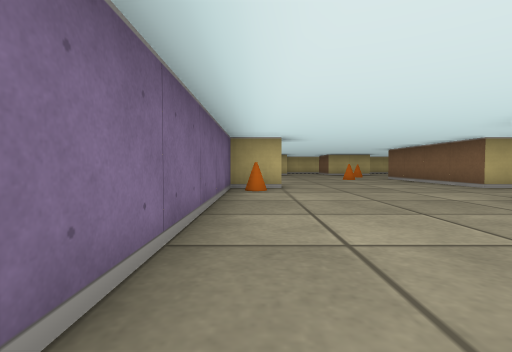
View 1 (above)

23 first-person views from a walk through a cub3D ray-caster map. The camera is about half as high as the walls, tilts 2° down and sees 85° across. The floor is counted in squares. Each view is taken from the middle of a square. On the plan, view 1 faces up. The plan holds only what a view shows up to about 9 squares ahead; the rest is blank.

View 2
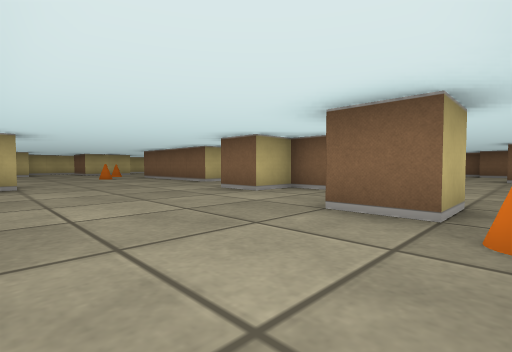

View 3
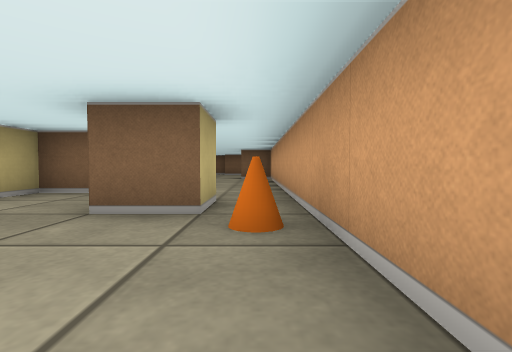

View 4
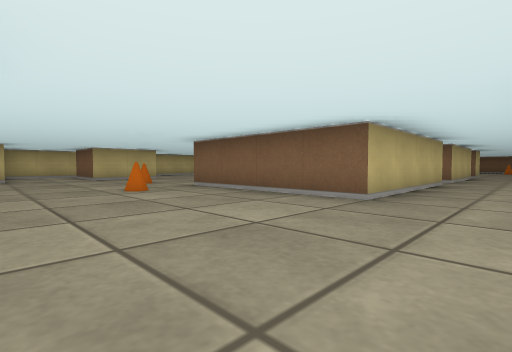

View 5
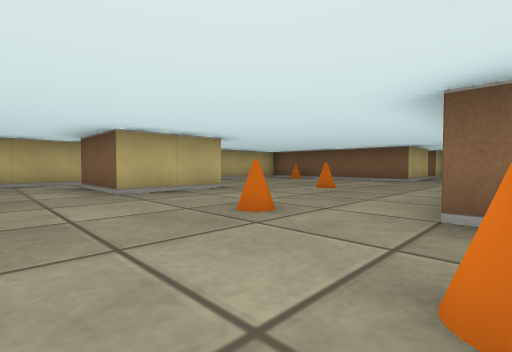

View 6
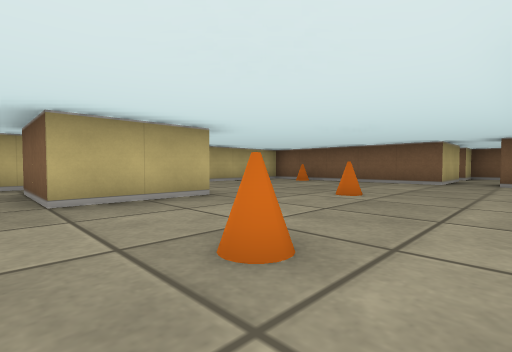

View 7
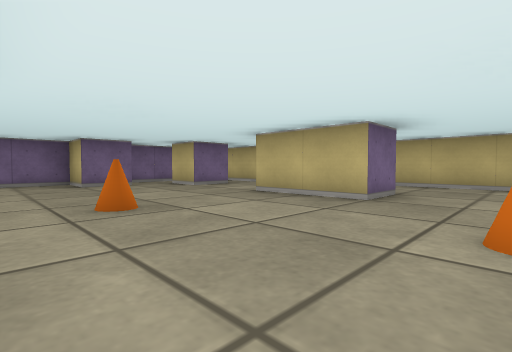

View 8
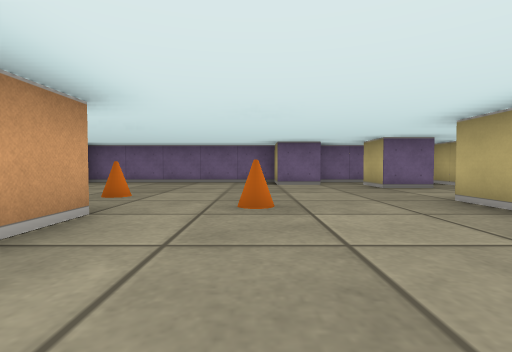

View 9
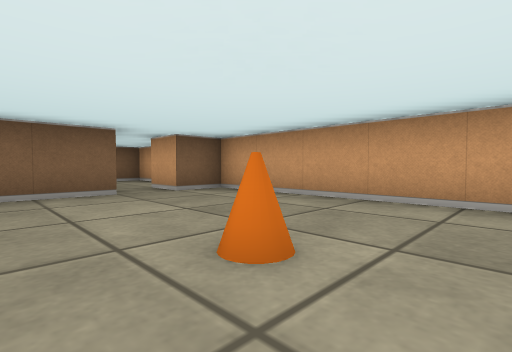

View 10
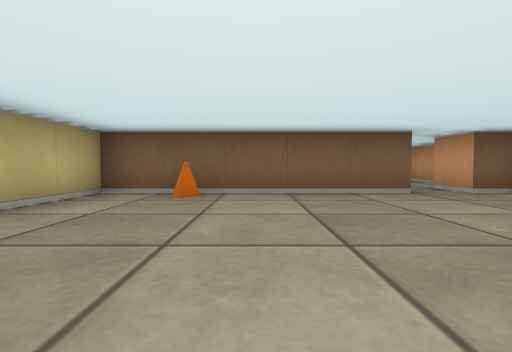

View 11
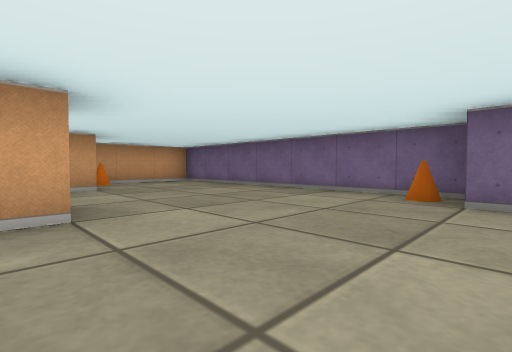

View 12
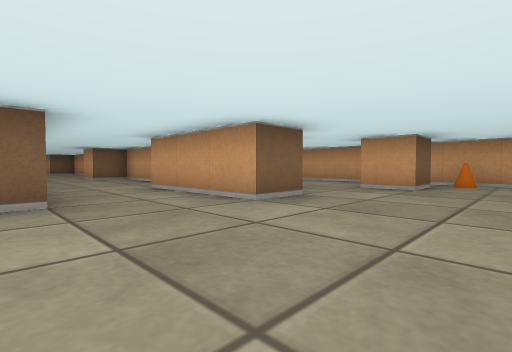

View 13
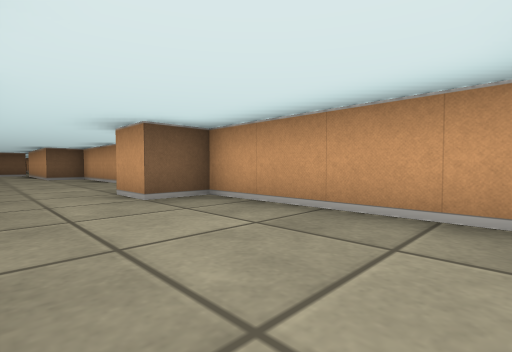

View 14
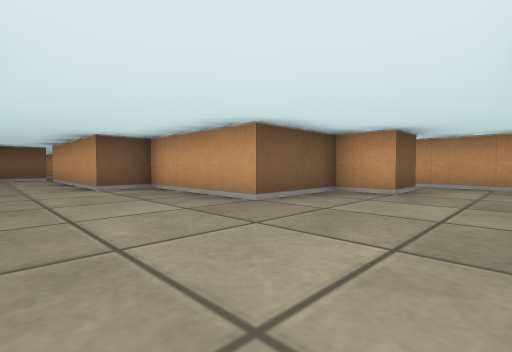

View 15
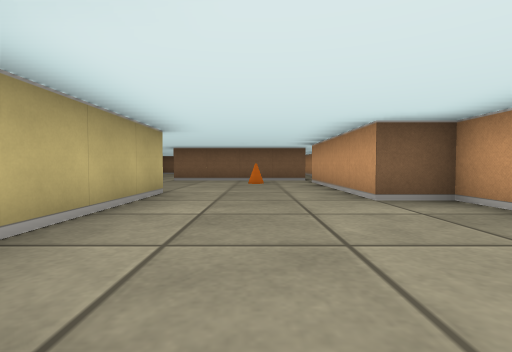

View 16
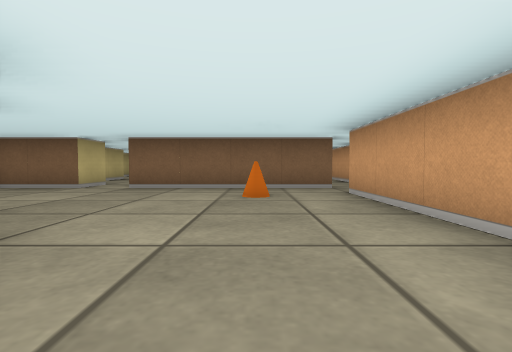

View 17
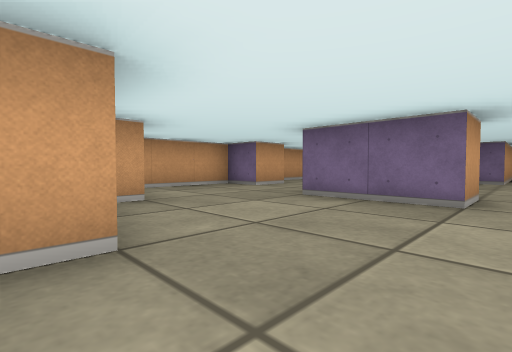

View 18
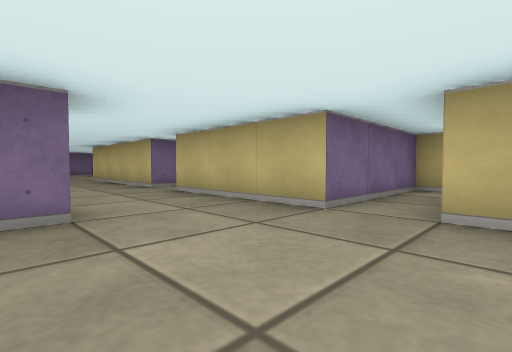

View 19
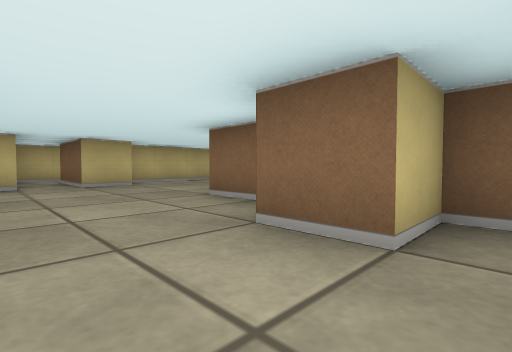

View 20
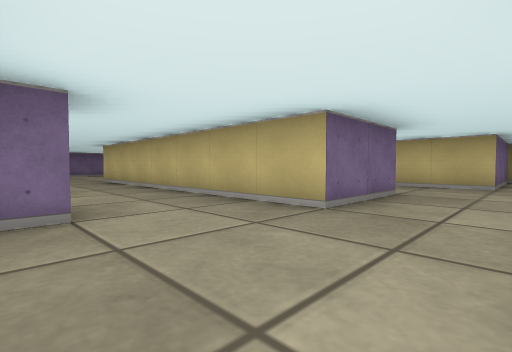

View 21
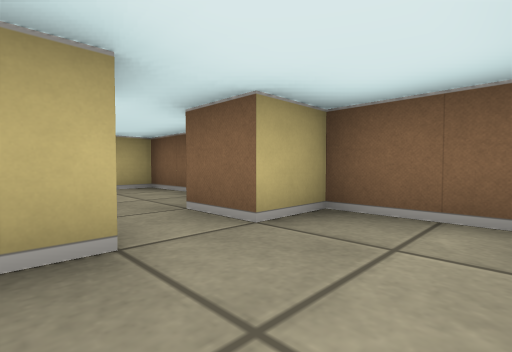

View 22
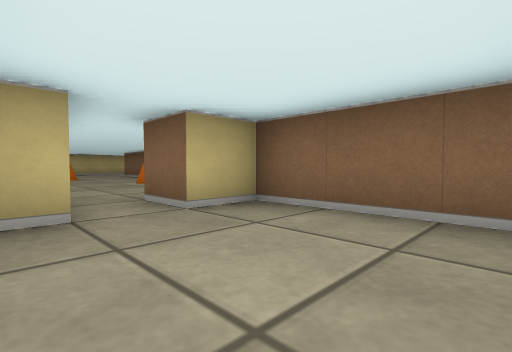

View 23
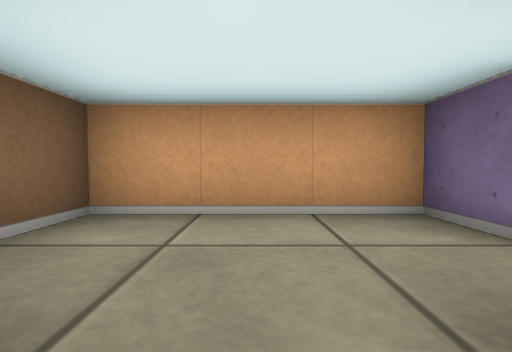

### Floor plan
Points are (right, up) in squares from view 1. A wall is a line through its corners. A room is listed if a view was taken in it or the views show most of it. See-through windows are left out.
Room 1 (views 1, 2, 3)
walls: (-0.5, 0.5) (-0.5, -1.5) (3.4, -1.5); (3.6, -0.5) (2.5, -0.5) (2.5, 0.5)
ways out: opening at (0.5, 0) to room 2; opening at (2.5, -1) to room 3
objects: cone (2, -1)
Room 2 (views 4, 5, 6, 7, 8, 9, 10, 11, 12)
walls: (0.5, 12.6) (0.5, 11.5) (-0.5, 11.5) (-0.5, 6.5); (4.5, 5.5) (4.5, 9.5) (10.5, 9.5) (10.5, 10.5); (5.5, 14.5) (5.5, 13.5) (3.5, 13.5) (3.5, 15.5); (1.5, 14.5) (1.5, 13.5) (0.5, 13.5); (0.6, 5.5) (-0.5, 5.5) (-0.5, 0.5); (1.5, 15.5) (-0.1, 15.5); (-0.5, 14.1) (-0.5, 12.8); (10.5, 11.5) (10.5, 16.5) (2.2, 16.5); (3.5, 2.5) (3.5, 3.5)
ways out: opening at (0.5, 0) to room 1; opening at (4, 3) to room 3; opening at (11, 11) to room 4
objects: cone (0, 5); cone (3, 9); cone (4, 11); cone (7, 12); cone (10, 15)
Room 3 (views 13, 14, 15, 16, 17, 18, 19, 20)
walls: (14.5, 5.5) (13.5, 5.5) (13.5, 7.5); (12.5, 7.5) (12.5, 5.5) (9.5, 5.5); (8.5, 6.1) (8.5, 5.5) (4.5, 5.5); (14.5, -1) (14.5, -0.5) (13.5, -0.5) (13.5, 0.5) (14.5, 0.5) (14.5, 2.5) (17.5, 2.5) (17.5, 3.5) (21.5, 3.5); (9.5, -0.5) (10.5, -0.5) (10.5, -1.5) (13.9, -1.5); (18.5, 6.5) (14.9, 6.5); (7, 2.5) (10.5, 2.5) (10.5, 3.5) (11.5, 3.5) (11.5, 1.5) (4.5, 1.5) (4.5, 2.5) (3.5, 2.5); (3.5, 3.5) (6.5, 3.5) (6.5, 3); (22.5, 3.4) (22.5, 7.5); (3.4, -1.5) (8.8, -1.5); (2.5, 0.5) (3.5, 0.5); (23.5, 8.5) (22.5, 8.5) (22.5, 10.1)
ways out: opening at (2.5, -1) to room 1; opening at (4, 3) to room 2; opening at (13, 6.5); opening at (23, 3); opening at (23, 8)
objects: cone (21, 5)
Room 4 (views 21, 23)
walls: (12.6, 11.5) (10.5, 11.5); (10.5, 10.5) (11.5, 10.5) (11.5, 9.5) (14.5, 9.5) (14.5, 11.5) (13.5, 11.5) (13.5, 12.5)
ways out: opening at (11, 11) to room 2; opening at (13, 12) to room 5
Room 5 (view 22)
walls: (12.6, 15.5) (12, 15.5); (14.5, 13) (14.5, 15.5) (13.5, 15.5) (13.5, 16.5)
ways out: opening at (13, 12) to room 4; opening at (13, 16)

Where each view was taken, in squares from view 1:
view 1: 0 up, 0 right, facing up
view 2: 1 down, 0 right, facing up-right
view 3: 1 down, 0 right, facing right
view 4: 4 up, 1 right, facing up-right
view 5: 9 up, 2 right, facing up-right
view 6: 10 up, 3 right, facing up-right
view 7: 10 up, 7 right, facing up-left
view 8: 11 up, 7 right, facing left
view 9: 13 up, 6 right, facing down-right
view 10: 14 up, 6 right, facing right
view 11: 6 up, 4 right, facing down-left
view 12: 6 up, 1 right, facing down-right
view 13: 5 up, 7 right, facing down-right
view 14: 5 up, 12 right, facing down-right
view 15: 5 up, 14 right, facing right
view 16: 5 up, 17 right, facing right
view 17: 4 up, 15 right, facing down-left
view 18: 3 up, 14 right, facing up-left
view 19: 1 down, 12 right, facing up-right
view 20: 1 down, 13 right, facing up-left
view 21: 10 up, 12 right, facing up-right
view 22: 13 up, 12 right, facing up-right
view 23: 12 up, 13 right, facing down
